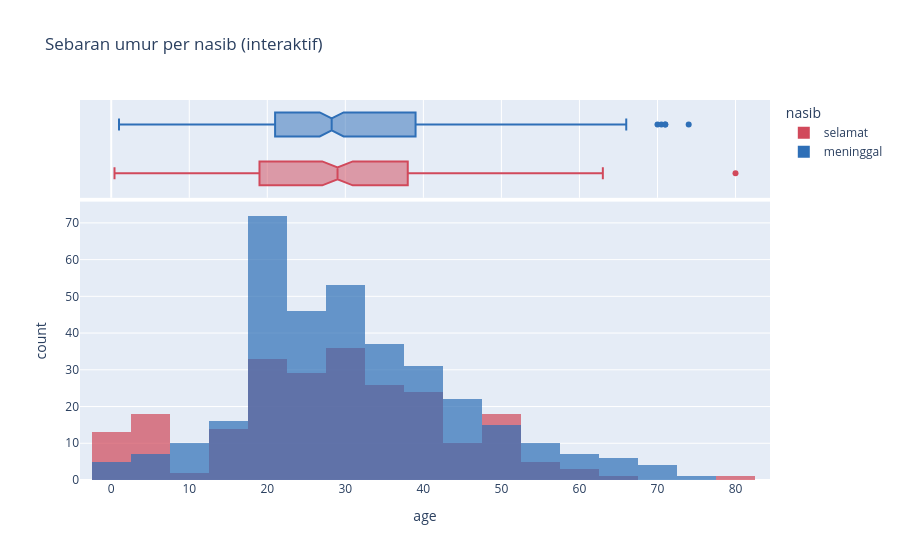

Here is the notebook cell this chart was saved with:
### Markdown cell above
## 7. Versi interaktif (plotly)
**Kapan dipakai:** menjelajah sendiri (hover angka, zoom) atau lampiran HTML untuk juri.
**Cara baca:** arahkan kursor ke batang untuk melihat jumlah, panel atas = box plot.
File HTML berdiri sendiri (jalan offline).

### Code cell
fig = px.histogram(train, x=MAIN_COL, color="nasib", nbins=30, marginal="box", opacity=0.7,
                   barmode="overlay", color_discrete_sequence=[RED, BLUE],
                   title="Sebaran umur per nasib (interaktif)")
fig.write_html("distribusi_interaktif.html", include_plotlyjs=True)
fig.show()

### Figure 1 — Plotly figure (JSON) as saved in the notebook; plotly's stock layout.template omitted (floating-point values rounded to 4 significant figures; data arrays with more than 128 entries replaced by an {"elided": "..."} marker saying what was removed)
{"data": [{"bingroup": "x", "hovertemplate": "nasib=selamat<br>age=%{x}<br>count=%{y}<extra></extra>", "legendgroup": "selamat", "marker": {"color": "#D1495B", "opacity": 0.7, "pattern": {"shape": ""}}, "name": "selamat", "nbinsx": 30, "orientation": "v", "showlegend": true, "type": "histogram", "x": {"elided": "273 float values"}, "xaxis": "x", "yaxis": "y"}, {"hovertemplate": "nasib=selamat<br>age=%{x}<extra></extra>", "legendgroup": "selamat", "marker": {"color": "#D1495B"}, "name": "selamat", "notched": true, "showlegend": false, "type": "box", "x": {"elided": "273 float values"}, "xaxis": "x2", "yaxis": "y2"}, {"bingroup": "x", "hovertemplate": "nasib=meninggal<br>age=%{x}<br>count=%{y}<extra></extra>", "legendgroup": "meninggal", "marker": {"color": "#2E6FB7", "opacity": 0.7, "pattern": {"shape": ""}}, "name": "meninggal", "nbinsx": 30, "orientation": "v", "showlegend": true, "type": "histogram", "x": {"elided": "439 float values"}, "xaxis": "x", "yaxis": "y"}, {"hovertemplate": "nasib=meninggal<br>age=%{x}<extra></extra>", "legendgroup": "meninggal", "marker": {"color": "#2E6FB7"}, "name": "meninggal", "notched": true, "showlegend": false, "type": "box", "x": {"elided": "439 float values"}, "xaxis": "x2", "yaxis": "y2"}], "layout": {"barmode": "overlay", "legend": {"title": {"text": "nasib"}, "tracegroupgap": 0}, "title": {"text": "Sebaran umur per nasib (interaktif)"}, "xaxis": {"anchor": "y", "domain": [0.0, 1.0], "title": {"text": "age"}}, "xaxis2": {"anchor": "y2", "domain": [0.0, 1.0], "matches": "x", "showgrid": true, "showticklabels": false}, "yaxis": {"anchor": "x", "domain": [0.0, 0.7326], "title": {"text": "count"}}, "yaxis2": {"anchor": "x2", "domain": [0.7426, 1.0], "matches": "y2", "showgrid": false, "showline": false, "showticklabels": false, "ticks": ""}}}
